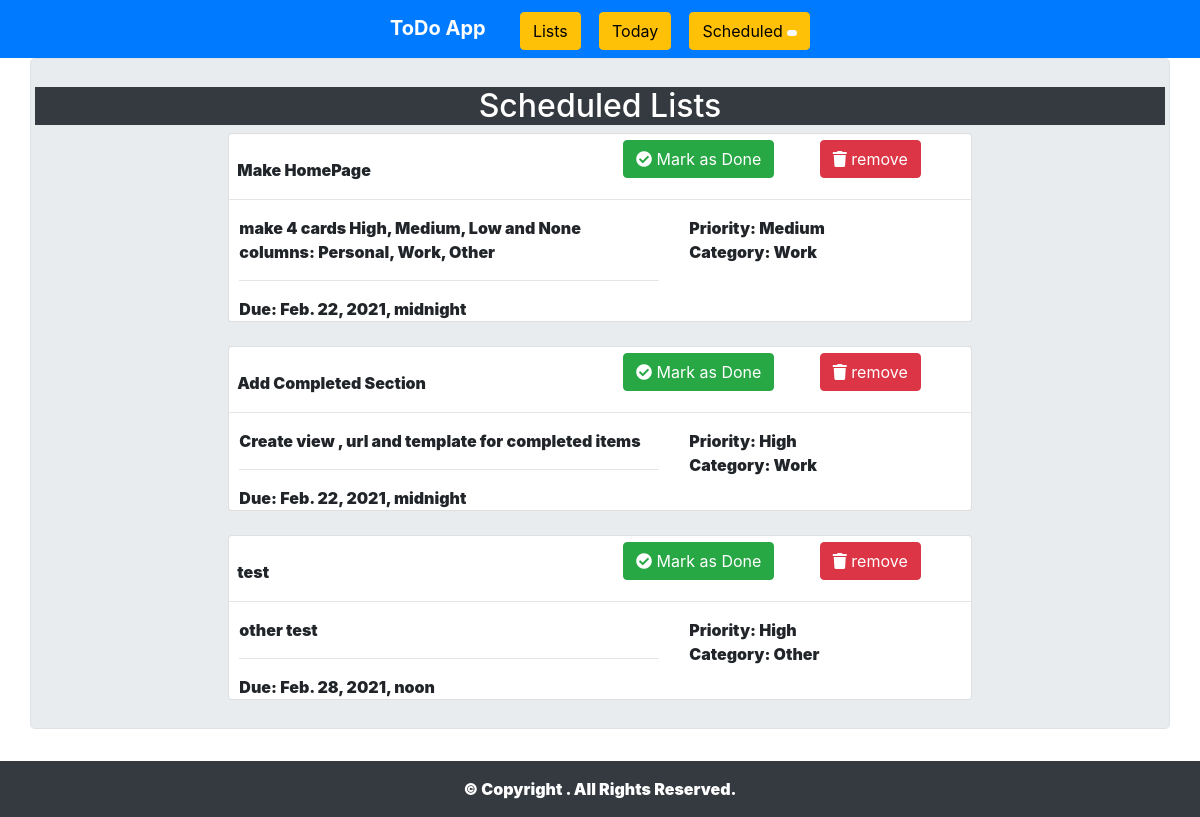
/scheduled, run on an earlier commit of the app's database.
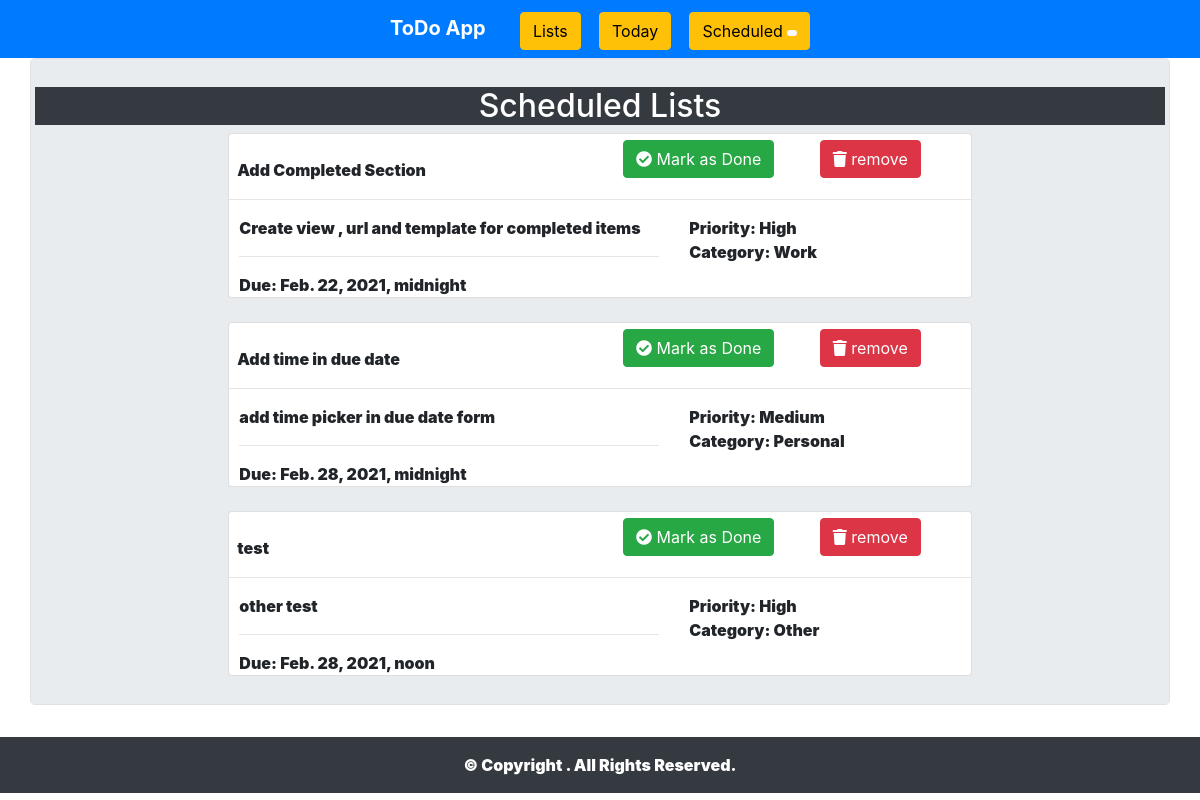
And on a later commit of the database.
### todoapp/models.py (models this page shows, shortened)
class todoModel(models.Model):
    heading = models.CharField(max_length=100)
    notes = models.TextField(blank=True)
    p = (('None', 'None'), ('Low', 'Low'), ('Medium', 'Medium'), ('High', 'High'))
    c = (('Personal', 'Personal'), ('Work', 'Work'), ('Other', 'Other'))
    priority = models.CharField(choices=p, default='None', blank=True, max_length=10)
    category = models.CharField(choices=c, default='Other', blank=True, max_length=10)
    assigned_date = models.DateTimeField(default=datetime.now, blank=True)
    due_date = models.DateTimeField(null=True, blank=True)
    done = models.BooleanField(default=False, blank=True)
    class Meta:
        managed = True

### todoapp/views.py (the view)
# urls.py: path('scheduled', views.Schedule),
def Schedule(request):
    form = models.todoForm
    lists = models.todoModel.objects.order_by("due_date")
    return render(request, 'schedule.html', {'form': form, 'page_title': 'Scheduled Lists', 'lists': lists})

### templates/schedule.html (shortened to what this page needs)
{% extends 'base.html' %}
{% block content%}
<h2 class="bg-dark text-white" align="center">Scheduled Lists</h2>
<div class="row">
<div class="col-md-2">
</div>
<div class="col-md-8">
    {% for i in lists %}
    {% if i.done == False%}
        <div class="card">
            <div class="row">
                <div class="col-md-6" align="left" style="margin-left:8px;">
                   <br> <b>{{ i.heading }}</b>
                </div>
                {% if i.done == False %}
                <div class="col-md-3" style="margin-top:6px;">
                     <form action="/done/{{i.id}}" method="POST" style=" padding-right: 3%; padding-bottom: 3%;">
                        <button value="remove" type="submit" class="btn btn-success"><i class="fas fa-check-circle"></i> Mark as Done</button>
                    </form>
                </div>
                {% endif %}
                <div class="col-md-2" style="margin-top:6px; margin-left:4px;">
                     <form action="/delete/{{i.id}}" method="POST" style=" padding-right: 3%; padding-bottom: 3%;">
                        <button value="remove" type="submit" class="btn btn-danger"><i class="fa fa-trash"></i> remove</button>
                    </form>
                </div>
            </div>
            <hr>
            <div class="row">
                <div class="col-md-7" style="margin-left:10px;">
                   {{ i.notes }}<hr>
                    Due: {{ i.due_date }}<br>
                </div>
                <div class="col-md-3">
                    Priority: {{ i.priority }}<br>
                    Category: {{ i.category }}<br>
                </div>
            </div>
        </div>
        <br>
    {% endif %}
    {% endfor %}
</div>
</div>
{% endblock %}

What changed in the data, as far as the page shows it:
no longer on this page (row edited): todoModel: heading "Make HomePage", notes "make 4 cards High, Medium, Low and None columns: Personal, Work, Other", due_date "Feb. 22, 2021, midnight", priority "Medium", category "Work"
added todoModel: heading "Add time in due date", notes "add time picker in due date form", due_date "Feb. 28, 2021, midnight", priority "Medium", category "Personal"
